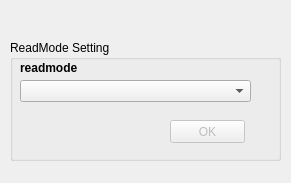
<?xml version="1.0" encoding="UTF-8"?>
<ui version="4.0">
 <class>ReadMode</class>
 <widget class="QDialog" name="ReadMode">
  <property name="geometry">
   <rect>
    <x>0</x>
    <y>0</y>
    <width>291</width>
    <height>183</height>
   </rect>
  </property>
  <property name="windowTitle">
   <string>ReadMode</string>
  </property>
  <widget class="QGroupBox" name="grpBox_readmodeSetting">
   <property name="geometry">
    <rect>
     <x>10</x>
     <y>40</y>
     <width>271</width>
     <height>121</height>
    </rect>
   </property>
   <property name="title">
    <string>ReadMode Setting</string>
   </property>
   <widget class="QPushButton" name="okpBtn_readmode">
    <property name="enabled">
     <bool>false</bool>
    </property>
    <property name="geometry">
     <rect>
      <x>160</x>
      <y>80</y>
      <width>75</width>
      <height>23</height>
     </rect>
    </property>
    <property name="text">
     <string>OK</string>
    </property>
   </widget>
   <widget class="QLabel" name="label_readmode">
    <property name="geometry">
     <rect>
      <x>10</x>
      <y>20</y>
      <width>61</width>
      <height>16</height>
     </rect>
    </property>
    <property name="font">
     <font>
      <family>Tahoma</family>
      <weight>75</weight>
      <bold>true</bold>
     </font>
    </property>
    <property name="text">
     <string>readmode</string>
    </property>
   </widget>
   <widget class="QComboBox" name="comboBox_readmode">
    <property name="geometry">
     <rect>
      <x>10</x>
      <y>40</y>
      <width>231</width>
      <height>22</height>
     </rect>
    </property>
   </widget>
  </widget>
 </widget>
 <resources/>
 <connections/>
</ui>
